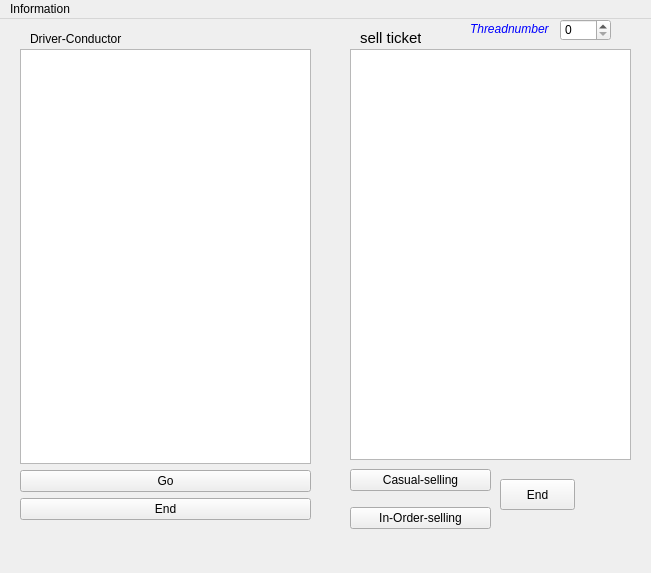
<?xml version="1.0" encoding="UTF-8"?>
<ui version="4.0">
    <class>MainWindow</class>
    <widget class="QMainWindow" name="MainWindow">
        <property name="geometry">
            <rect>
                <x>0</x>
                <y>0</y>
                <width>651</width>
                <height>573</height>
            </rect>
        </property>
        <property name="windowTitle">
            <string>MainWindow</string>
        </property>
        <property name="documentMode">
            <bool>true</bool>
        </property>
        <widget class="QWidget" name="centralwidget">
            <widget class="QWidget" name="verticalLayoutWidget">
                <property name="geometry">
                    <rect>
                        <x>20</x>
                        <y>30</y>
                        <width>291</width>
                        <height>471</height>
                    </rect>
                </property>
                <layout class="QVBoxLayout" name="verticalLayout">
                    <item>
                        <widget class="QTextBrowser" name="busTextBrowser"/>
                    </item>
                    <item>
                        <widget class="QPushButton" name="go_busButton">
                            <property name="text">
                                <string>Go</string>
                            </property>
                        </widget>
                    </item>
                    <item>
                        <widget class="QPushButton" name="end_busButton">
                            <property name="text">
                                <string>End</string>
                            </property>
                        </widget>
                    </item>
                </layout>
            </widget>
            <widget class="QWidget" name="verticalLayoutWidget_2">
                <property name="geometry">
                    <rect>
                        <x>350</x>
                        <y>30</y>
                        <width>281</width>
                        <height>411</height>
                    </rect>
                </property>
                <layout class="QVBoxLayout" name="verticalLayout_2">
                    <item>
                        <widget class="QTextBrowser" name="sell_ticketTextBrowser"/>
                    </item>
                </layout>
            </widget>
            <widget class="QWidget" name="formLayoutWidget">
                <property name="geometry">
                    <rect>
                        <x>350</x>
                        <y>440</y>
                        <width>141</width>
                        <height>81</height>
                    </rect>
                </property>
                <layout class="QVBoxLayout" name="verticalLayout_3">
                    <item>
                        <widget class="QPushButton" name="sell_ticket_casualButton">
                            <property name="text">
                                <string>Casual-selling</string>
                            </property>
                        </widget>
                    </item>
                    <item>
                        <widget class="QPushButton" name="sell_ticket_restrictButton">
                            <property name="text">
                                <string>In-Order-selling</string>
                            </property>
                        </widget>
                    </item>
                </layout>
            </widget>
            <widget class="QPushButton" name="end_sell_ticketButton">
                <property name="geometry">
                    <rect>
                        <x>500</x>
                        <y>460</y>
                        <width>75</width>
                        <height>31</height>
                    </rect>
                </property>
                <property name="text">
                    <string>End</string>
                </property>
            </widget>
            <widget class="QLabel" name="label">
                <property name="geometry">
                    <rect>
                        <x>30</x>
                        <y>10</y>
                        <width>231</width>
                        <height>20</height>
                    </rect>
                </property>
                <property name="styleSheet">
                    <string notr="true">font: 75 italic 9pt &quot;Arial&quot;;</string>
                </property>
                <property name="text">
                    <string>Driver-Conductor</string>
                </property>
            </widget>
            <widget class="QLabel" name="label_2">
                <property name="geometry">
                    <rect>
                        <x>360</x>
                        <y>10</y>
                        <width>61</width>
                        <height>16</height>
                    </rect>
                </property>
                <property name="styleSheet">
                    <string notr="true">font: 9pt &quot;Fixedsys&quot;;
                        font: 10pt &quot;Arial&quot;;
                        font: 75 italic 9pt &quot;Arial&quot;;
                    </string>
                </property>
                <property name="text">
                    <string>&lt;html&gt;&lt;head/&gt;&lt;body&gt;&lt;p&gt;&lt;span style=&quot; font-size:11pt;&quot;&gt;sell
                        ticket &lt;/span&gt;&lt;/p&gt;&lt;/body&gt;&lt;/html&gt;
                    </string>
                </property>
            </widget>
            <widget class="QSpinBox" name="spinBox">
                <property name="geometry">
                    <rect>
                        <x>560</x>
                        <y>0</y>
                        <width>51</width>
                        <height>22</height>
                    </rect>
                </property>
            </widget>
            <widget class="QLabel" name="label_3">
                <property name="geometry">
                    <rect>
                        <x>470</x>
                        <y>0</y>
                        <width>81</width>
                        <height>20</height>
                    </rect>
                </property>
                <property name="text">
                    <string>&lt;html&gt;&lt;head/&gt;&lt;body&gt;&lt;p&gt;&lt;span style=&quot; font-style:italic;
                        color:#0000ff;&quot;&gt;Threadnumber&lt;/span&gt;&lt;/p&gt;&lt;/body&gt;&lt;/html&gt;
                    </string>
                </property>
            </widget>
        </widget>
        <widget class="QMenuBar" name="menubar">
            <property name="geometry">
                <rect>
                    <x>0</x>
                    <y>0</y>
                    <width>651</width>
                    <height>23</height>
                </rect>
            </property>
            <widget class="QMenu" name="menuInformation">
                <property name="title">
                    <string>Information</string>
                </property>
                <widget class="QMenu" name="menuAuthor">
                    <property name="title">
                        <string>Author</string>
                    </property>
                    <addaction name="actionZhuangyuan"/>
                </widget>
                <addaction name="menuAuthor"/>
            </widget>
            <addaction name="menuInformation"/>
        </widget>
        <action name="actionZhuangyuan">
            <property name="text">
                <string>Zhuangyuan</string>
            </property>
        </action>
    </widget>
    <resources/>
    <connections/>
</ui>
